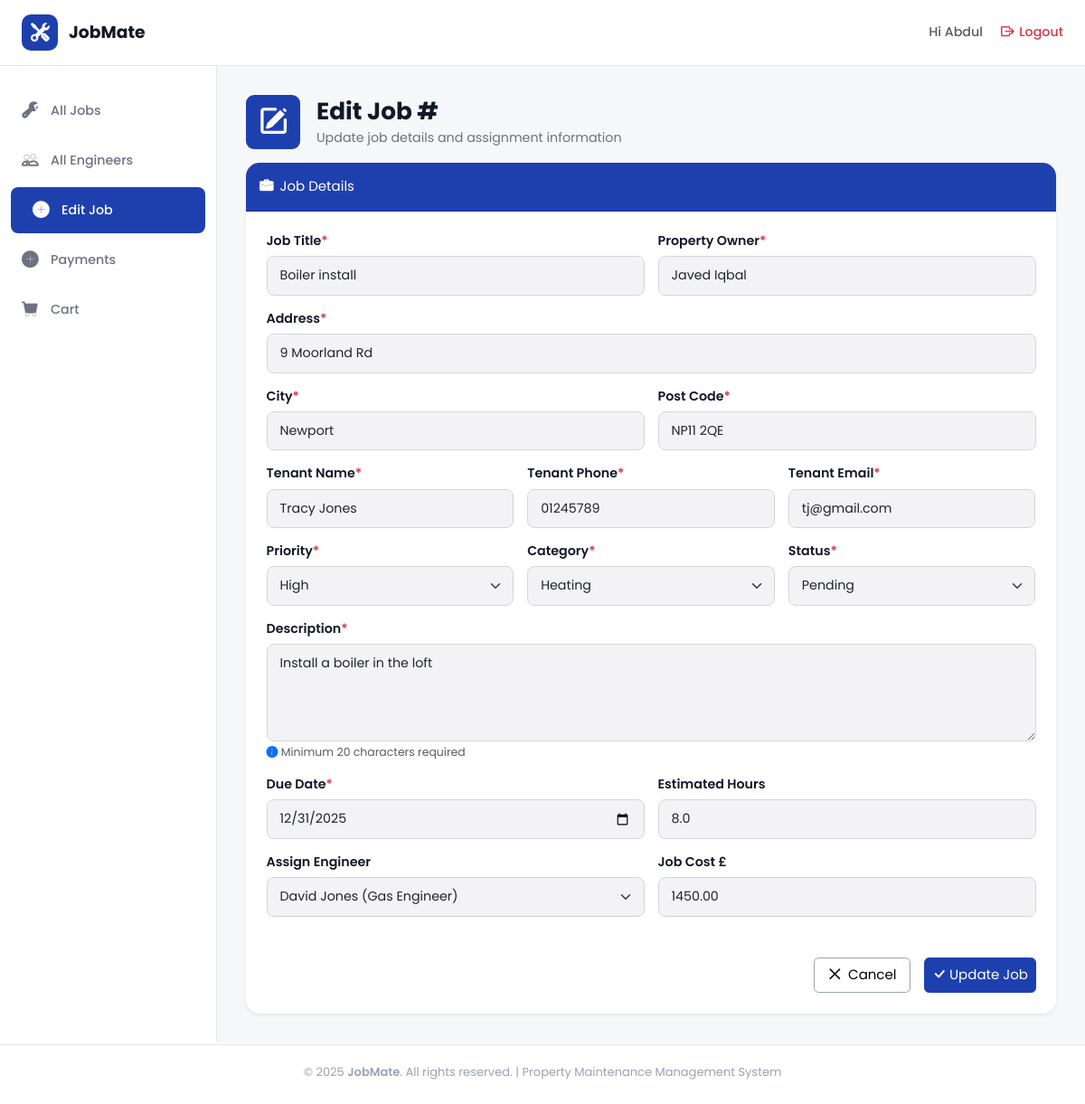
The page /jobs/edit_job/3 (signed in) on the database as committed earlier.
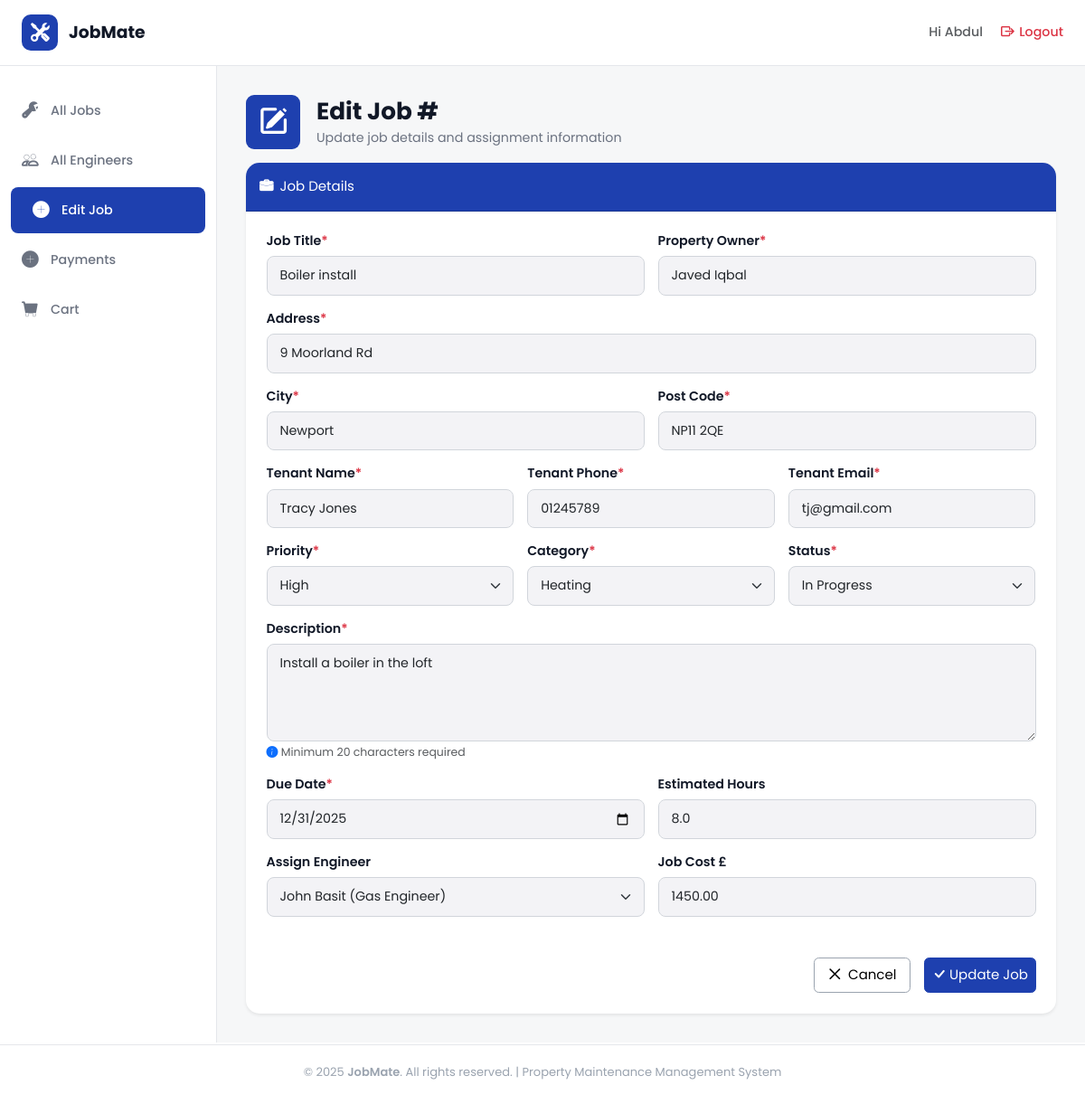
The same page on the database as committed later.
### jobs/models.py (models this page shows, shortened)
class Job(models.Model):
    PRIORITY_CHOICES = [
        ('high', 'High'),
        ('medium', 'Medium'),
        ('low', 'Low'),
    ]
    CATEGORY_CHOICES = [
        ('plumbing', 'Plumbing'),
        ('heating', 'Heating'),
        ('electrical', 'Electrical'),
    ]
    STATUS_CHOICES = [
        ("pending", "Pending"),
        ("in_progress", "In Progress"),
        ("completed", "Completed"),
        ("cancelled", "Cancelled"),
    ]
    job_title = models.CharField(max_length=100)
    property_owner = models.CharField(max_length=100)
    address = models.CharField(max_length=200)
    city = models.CharField(max_length=100)
    post_code = models.CharField(max_length=20)
    tenant_name = models.CharField(
        max_length=100,
        null=True,
        blank=True
    )
    tenant_phone = models.CharField(
        max_length=20,
        null=True,
        blank=True
    )
    tenant_email = models.EmailField(
        max_length=254,
        null=True,
        blank=True
    )
    priority = models.CharField(
        max_length=20,
        choices=PRIORITY_CHOICES,
        default='medium'
    )
    category = models.CharField(
        max_length=20,
        choices=CATEGORY_CHOICES
    )
    status = models.CharField(
        max_length=20,
        choices=STATUS_CHOICES,
        default="pending"
    )
    description = models.TextField()
    created_at = models.DateTimeField(auto_now_add=True)
    updated_at = models.DateTimeField(auto_now=True)
    due_date = models.DateField()
    estimated_hours = models.DecimalField(
        max_digits=4,
        decimal_places=1,
        null=True,
        blank=True
    )
    job_cost = models.DecimalField(
        max_digits=10,
        decimal_places=2,
        null=True,
        blank=True
    )
    assigned_engineer = models.ForeignKey(
        User,
        on_delete=models.SET_NULL,
        null=True,
        blank=True,
        related_name="assigned_jobs"
    )

### jobs/views.py (the view)
# urls.py: path('edit_job/<int:job_id>', views.edit_job, name='edit_job'),
@login_required
@admin_required
def edit_job(request, job_id):
    job = get_object_or_404(Job, pk=job_id)
    if request.method == "POST":
        job_edit_form = JobForm(request.POST, instance=job)
        if job_edit_form.is_valid():
            job_edit_form.save()
            messages.success(request, 'Job details was successfully updated!')
            return redirect("jobs:all_jobs")
    else:
        job_edit_form = JobForm(instance=job)
    return render(request, "edit_job.html", {"job_edit_form": job_edit_form})

### helpers/permission_check.py (called while the page is built)
def admin_required(view_func):
    @wraps(view_func)
    def _wrapped_view(request, *args, **kwargs):
        user = request.user
        if not hasattr(user, "profile") or user.profile.role != "Admin":
            messages.error(
                request,
                "You do not have permission to access this page."
            )
            return redirect("jobs:all_jobs")
        return view_func(request, *args, **kwargs)
    return _wrapped_view

### jobs/templates/edit_job.html (shortened to what this page needs)
{% extends "dashboard_base.html" %}
{% load static %}
{% block content %}
<div class="heading-section">
  <div class="d-flex align-items-center gap-3 mb-3">
    <div class="icon">
      <i class="bi bi-pencil-square"></i>
    </div>
    <div>
      <h1 class="section-title">Edit Job #{{ job.id }}</h1>
      <p class="section-subtitle m-0">
        Update job details and assignment information
      </p>
    </div>
  </div>
</div>
<div class="card shadow-sm border-0 rounded-4">
  <div class="card-header py-3 rounded-top-4">
    <i class="bi bi-briefcase-fill me-2"></i>Job Details
  </div>
  <form class="card-body p-4" method="post">
    <div class="row g-3">
      <div class="col-md-6">
        <label class="form-label">Job Title<span class="text-danger">*</span></label>
        {{job_edit_form.job_title}}
      </div>
      <div class="col-md-6">
        <label class="form-label">Property Owner<span class="text-danger">*</span></label>
        {{job_edit_form.property_owner}}
      </div>
      <div class="col-12">
        <label class="form-label">Address<span class="text-danger">*</span></label>
        {{job_edit_form.address}}
      </div>
      <div class="col-md-6">
        <label class="form-label">City<span class="text-danger">*</span></label>
        {{job_edit_form.city}}
      </div>
      <div class="col-md-6">
        <label class="form-label">Post Code<span class="text-danger">*</span></label>
        {{job_edit_form.post_code}}
      </div>
      <div class="col-md-4">
        <label class="form-label">Tenant Name<span class="text-danger">*</span></label>
        {{ job_edit_form.tenant_name}}
      </div>
      <div class="col-md-4">
        <label class="form-label">Tenant Phone<span class="text-danger">*</span></label>
        {{ job_edit_form.tenant_phone}}
      </div>
      <div class="col-md-4">
        <label class="form-label">Tenant Email<span class="text-danger">*</span></label>
        {{ job_edit_form.tenant_email}}
      </div>
      <div class="col-md-4">
        <label class="form-label">Priority<span class="text-danger">*</span></label>
        {{ job_edit_form.priority }}
      </div>
      <div class="col-md-4">
        <label class="form-label">Category<span class="text-danger">*</span></label>
        {{ job_edit_form.category }}
      </div>
      <div class="col-md-4">
        <label class="form-label">Status<span class="text-danger">*</span></label>
        {{ job_edit_form.status }}
      </div>
      <div class="col-12">
        <label class="form-label">Description<span class="text-danger">*</span></label>
        {{ job_edit_form.description }}</textarea>
        <small class="text-muted mt-1 d-block">
          <i class="bi bi-info-circle-fill text-primary me-1"></i>Minimum 20 characters required
        </small>
      </div>
      <div class="col-md-6">
        <label class="form-label">Due Date<span class="text-danger">*</span></label>
        {{ job_edit_form.due_date }}
      </div>
      <div class="col-md-6">
        <label class="form-label">Estimated Hours</label>
        {{ job_edit_form.estimated_hours }}
      </div>
      <div class="col-md-6">
        <label class="form-label">Assign Engineer</label>
        {{ job_edit_form.assigned_engineer }}
      </div>
      <div class="col-md-6">
        <label class="form-label">Job Cost £</label>
        {{ job_edit_form.job_cost }}
      </div>
    </div>
    <div class="d-flex justify-content-end align-items-center mt-5 gap-3">
      <a href="{% url 'jobs:all_jobs' %}" class="btn btn-light p-2 px-3">
        <i class="bi bi-x-lg me-2"></i>Cancel
      </a>
      <button type="submit" class="btn btn-primary p-2">
        <span>
          <i class="bi bi-check-lg"></i>
        </span>
        <span>Update Job</span>
      </button>
    </div>
  </form>
</div>
{% endblock %}

Rows that differ between the two databases and show on the page:
changed Job "Boiler install": status "Pending" → "In Progress"; assigned_engineer "David Jones (Gas Engineer)" → "John Basit (Gas Engineer)"
